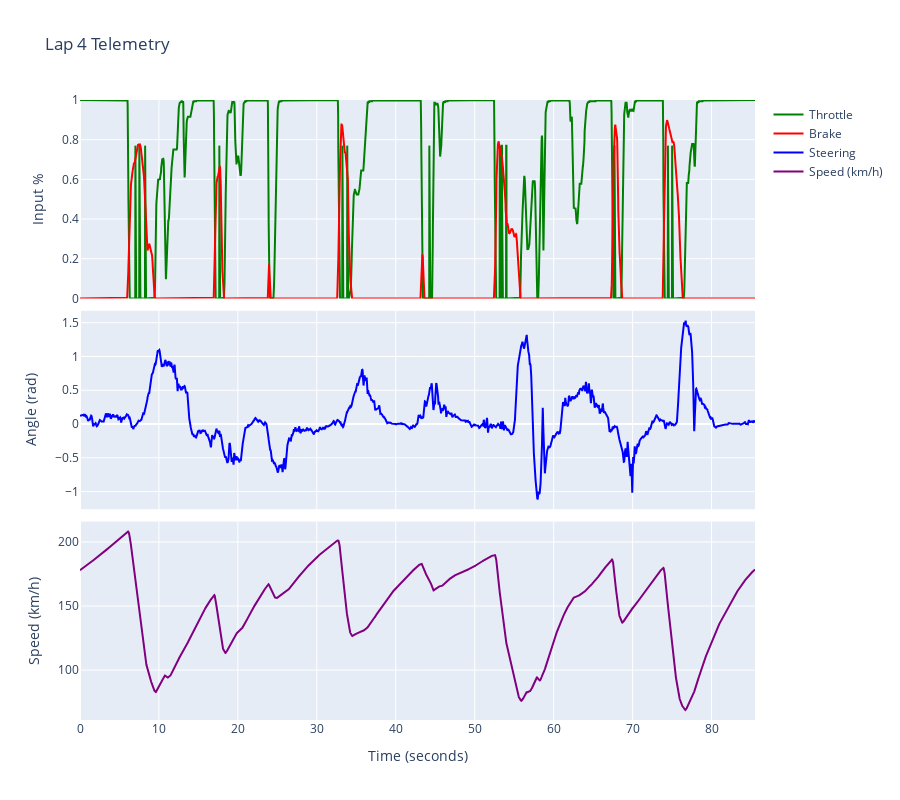

This figure's notebook cell:
### Code cell
fig = make_lap_telemetry_plot(lap)
fig.show()

### Figure 1 — Plotly figure (JSON) as saved in the notebook; plotly's stock layout.template omitted (floating-point values rounded to 4 significant figures; data arrays with more than 128 entries replaced by an {"elided": "..."} marker saying what was removed)
{"data": [{"line": {"color": "green"}, "name": "Throttle", "type": "scatter", "x": {"elided": "5111 float values"}, "xaxis": "x", "y": {"elided": "5111 float values"}, "yaxis": "y"}, {"line": {"color": "red"}, "name": "Brake", "type": "scatter", "x": {"elided": "5111 float values"}, "xaxis": "x", "y": {"elided": "5111 float values"}, "yaxis": "y"}, {"line": {"color": "blue"}, "name": "Steering", "type": "scatter", "x": {"elided": "5111 float values"}, "xaxis": "x2", "y": {"elided": "5111 float values"}, "yaxis": "y2"}, {"line": {"color": "purple"}, "name": "Speed (km/h)", "type": "scatter", "x": {"elided": "5111 float values"}, "xaxis": "x3", "y": {"elided": "5111 float values"}, "yaxis": "y3"}], "layout": {"height": 800, "hovermode": "x unified", "showlegend": true, "title": {"text": "Lap 4 Telemetry"}, "xaxis": {"anchor": "y", "domain": [0, 1], "matches": "x3", "showticklabels": false}, "xaxis2": {"anchor": "y2", "domain": [0, 1], "matches": "x3", "showticklabels": false}, "xaxis3": {"anchor": "y3", "domain": [0, 1], "title": {"text": "Time (seconds)"}}, "yaxis": {"anchor": "x", "domain": [0.68, 1], "range": [0, 1], "title": {"text": "Input %"}}, "yaxis2": {"anchor": "x2", "domain": [0.34, 0.66], "title": {"text": "Angle (rad)"}}, "yaxis3": {"anchor": "x3", "domain": [0, 0.32], "title": {"text": "Speed (km/h)"}}}}
